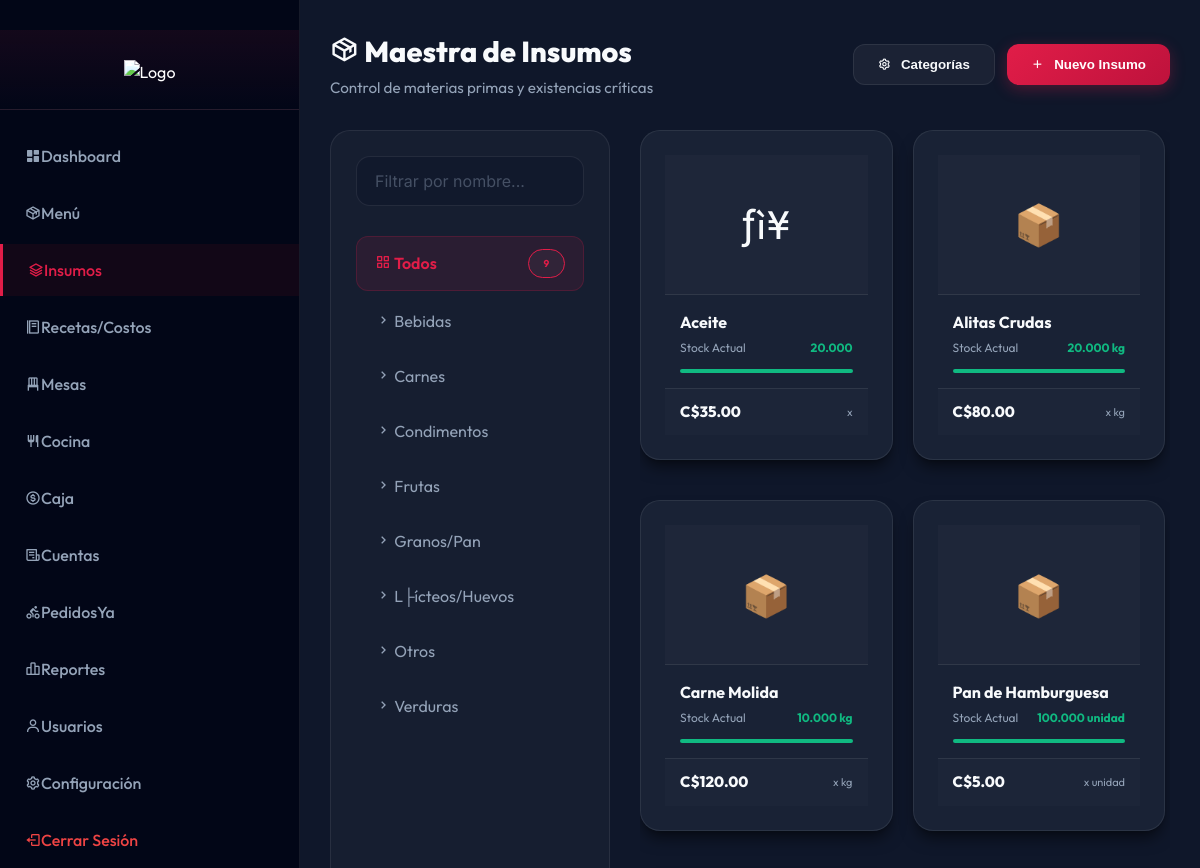
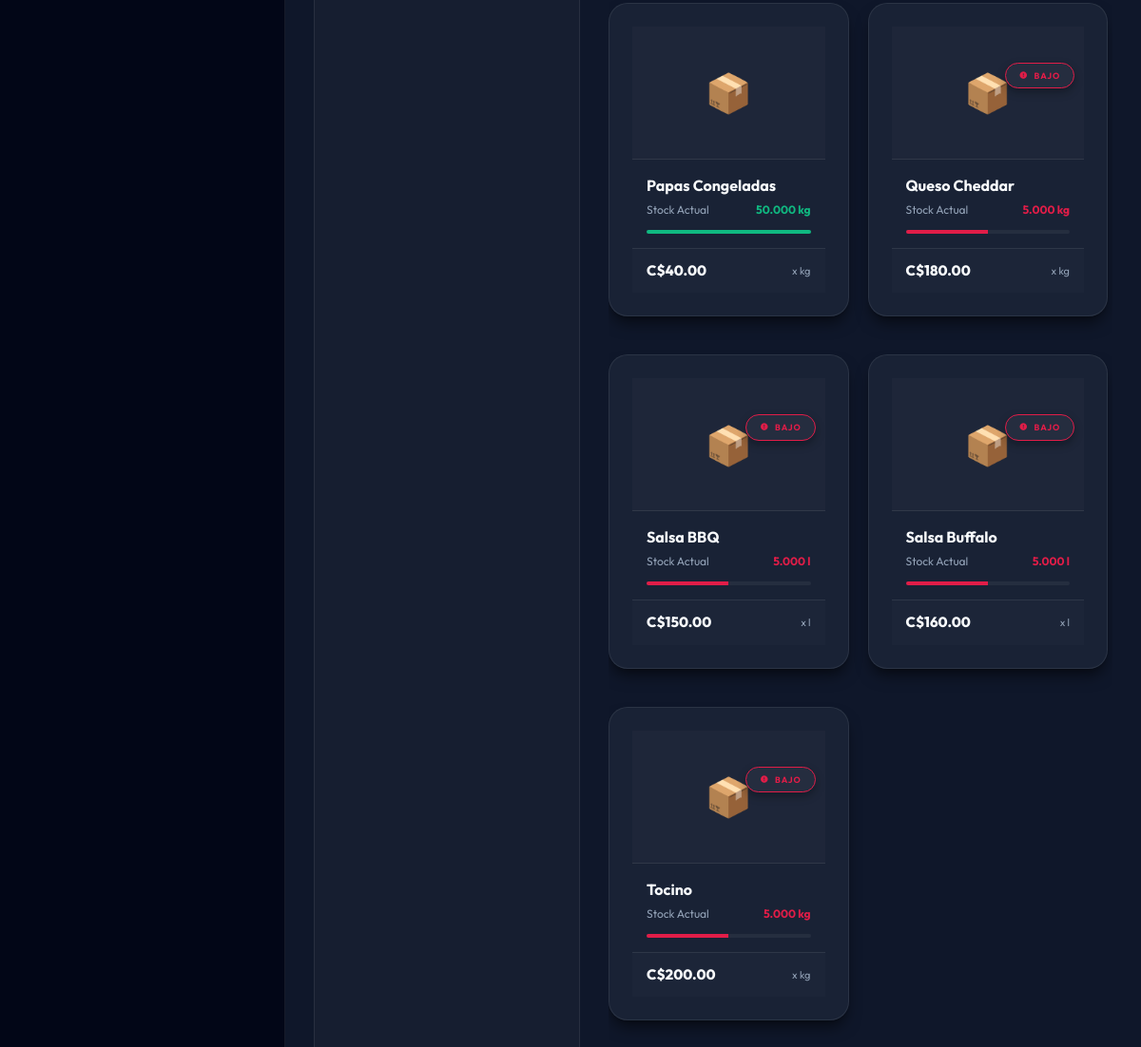
Page /inventario_insumos.php (signed in) on the committed database (2 pictures, top to bottom).
### tables this page shows
CREATE TABLE `ingredient_categories` (
  `id` int(11) NOT NULL AUTO_INCREMENT,
  `name` varchar(100) NOT NULL,
  `description` text DEFAULT NULL,
  PRIMARY KEY (`id`)
);

CREATE TABLE `ingredients` (
  `id` int(11) NOT NULL AUTO_INCREMENT,
  `name` varchar(100) NOT NULL,
  `icon` varchar(50) DEFAULT NULL,
  `image_url` varchar(255) DEFAULT NULL,
  `unit` enum('kg','g','l','ml','unidad') NOT NULL DEFAULT 'unidad',
  `cost` decimal(10,2) NOT NULL DEFAULT 0.00 COMMENT 'Cost per unit',
  `stock` decimal(10,3) NOT NULL DEFAULT 0.000,
  `min_stock` decimal(10,3) DEFAULT 5.000,
  `created_at` timestamp NOT NULL DEFAULT current_timestamp(),
  `category_id` int(11) DEFAULT NULL,
  PRIMARY KEY (`id`)
);

### inventario_insumos.php (the view, shortened to what this page needs)
<?php
require_once __DIR__ . '/includes/inventory_helper.php';
$stmt = $pdo->query("SELECT * FROM ingredient_categories ORDER BY name ASC");
$categories = $stmt->fetchAll(PDO::FETCH_ASSOC);
$stmt = $pdo->query("SELECT * FROM ingredients ORDER BY name ASC");
$ingredients = $stmt->fetchAll(PDO::FETCH_ASSOC);
include __DIR__ . '/includes/header.php';
?><div class="dashboard-wrapper">
    <?php include __DIR__ . '/includes/sidebar.php'; ?>
    <main class="main-content">
        <div class="fc-header" style="margin-bottom: 30px;">
            <div class="fc-header-left">
                <h1><i class='bx bx-package'></i> Maestra de Insumos</h1>
                <p>Control de materias primas y existencias críticas</p>
            </div>
            <div class="fc-header-right no-print">
                <div style="display: flex; gap: 12px;">
                    <button class="fc-btn fc-btn-outline" onclick="openCatManager()">
                        <i class='bx bx-cog'></i> Categorías
                    </button>
                    <button class="fc-btn fc-btn-primary" onclick="initNewIngredient()">
                        <i class='bx bx-plus'></i> Nuevo Insumo
                    </button>
                </div>
            </div>
        </div>
        <div class="inventory-container">
            <aside class="inventory-sidebar">
                <div style="margin-bottom: 10px;">
                    <input type="text" id="gridSearch" placeholder="Filtrar por nombre..." class="fc-input" onkeyup="filterGrid()">
                </div>
                <div class="category-list" style="display:flex; flex-direction:column; gap:5px;">
                    <div class="category-item active" onclick="filterCategory('all', this)">
                        <span><i class='bx bx-grid-alt'></i> Todos</span>
                        <span class="fc-badge fc-badge-outline" style="font-size: 10px;"><?= count($ingredients) ?></span>
                    </div>
                    <?php foreach ($categories as $cat): ?>
                        <div class="category-item" onclick="filterCategory(<?= $cat['id'] ?>, this)">
                            <span><i class='bx bx-chevron-right'></i> <?= htmlspecialchars($cat['name']) ?></span>
                        </div>
                    <?php endforeach; ?>
                </div>
            </aside>
            <div class="inventory-main">
                <div style="display: grid; grid-template-columns: repeat(auto-fill, minmax(220px, 1fr)); gap: 20px;" id="ingGrid">
                    <?php foreach ($ingredients as $ing): ?>
                        <?php
                        $isLow = $ing['stock'] <= $ing['min_stock'];
                        $isCritical = $ing['stock'] <= ($ing['min_stock'] / 2);
                        ?>
                        <div class="fc-card insumo-card" data-cat="<?= $ing['category_id'] ?>" data-name="<?= strtolower($ing['name']) ?>"
                             onclick='loadIngredient(<?= htmlspecialchars(json_encode($ing, JSON_HEX_APOS | JSON_HEX_QUOT), ENT_QUOTES, 'UTF-8') ?>)'>
                            <div class="insumo-image">
                                <?php if($isLow): ?>
                                    <div class="insumo-status">
                                        <span class="fc-badge <?= $isCritical ? 'fc-badge-primary' : 'fc-badge-outline' ?>" style="font-size: 9px; box-shadow: 0 4px 10px rgba(0,0,0,0.3);">
                                            <i class='bx bxs-error-circle'></i> <?= $isCritical ? 'CRÍTICO' : 'BAJO' ?>
                                        </span>
                                    </div>
                                <?php endif; ?>
                                <?php if ($ing['image_url']): ?>
                                    <img src="<?= htmlspecialchars($ing['image_url']) ?>">
                                <?php else: ?>
                                    <span><?= $ing['icon'] ?: '📦' ?></span>
                                <?php endif; ?>
                            </div>
                            <div class="insumo-content">
                                <div class="insumo-title"><?= htmlspecialchars($ing['name']) ?></div>
                                <div class="insumo-meta">
                                    <span>Stock Actual</span>
                                    <span style="color: <?= $isLow ? 'var(--fc-primary)' : '#10b981' ?>; font-weight: 700;">
                                        <?= $ing['stock'] ?> <?= $ing['unit'] ?>
                                    </span>
                                </div>
                                <div style="height: 4px; background: rgba(255,255,255,0.05); border-radius: 10px; overflow: hidden;">
                                    <?php
                                    $perc = min(100, ($ing['stock'] / (max($ing['min_stock'] * 2, 1))) * 100);
                                    $barColor = $isLow ? 'var(--fc-primary)' : '#10b981';
                                    ?>
                                    <div style="width: <?= $perc ?>%; height: 100%; background: <?= $barColor ?>; transition: width 0.3s;"></div>
                                </div>
                            </div>
                            <div class="insumo-footer">
                                <div class="insumo-price">C$<?= number_format($ing['cost'], 2) ?></div>
                                <div style="font-size: 11px; color: var(--fc-text-sec);">x <?= $ing['unit'] ?></div>
                            </div>
                        </div>
                    <?php endforeach; ?>
                </div>
            </div>
        </div>
    </main>
</div>
<?php include __DIR__ . '/includes/footer.php'; ?>

### assets/css/style.css (style rules this page uses)
:root { --primary: #e11d48; --primary-dark: #be123c; --secondary: #4c1d95; --accent: #f43f5e; --success: #10b981; --danger: #ef4444; --bg-primary: #0f172a; --bg-secondary: #020617; --bg-card: rgba(30, 41, 59, 0.7); --text-primary: #f8fafc; --text-secondary: #94a3b8; --border-color: rgba(255, 255, 255, 0.05); --shadow: 0 10px 30px rgba(0, 0, 0, 0.4); }
* { margin: 0; padding: 0; box-sizing: border-box; }
body { font-family: "Inter", -apple-system, BlinkMacSystemFont, "Segoe UI", sans-serif; background: var(--bg-primary); color: var(--text-primary); line-height: 1.6; overflow-x: hidden; }
.dashboard-wrapper { display: flex; min-height: 100vh; }
.main-content { flex: 1; margin-left: 260px; padding: 30px; background: var(--bg-primary); }
* { scrollbar-width: thin; scrollbar-color: transparent transparent; transition: scrollbar-color 0.3s ease; }

### assets/css/foodcorp-theme.css (style rules this page uses)
:root { --fc-primary: #e11d48; --fc-primary-hover: #fb7185; --fc-bg-main: #0f172a; --fc-bg-deep: #020617; --fc-card-bg: rgba(30, 41, 59, 0.7); --fc-text-main: #f8fafc; --fc-text-sec: #94a3b8; --fc-border: rgba(255, 255, 255, 0.08); --fc-success: #10b981; --fc-warning: #f59e0b; --fc-danger: #ef4444; --fc-sidebar-w: 300px; --fc-sidebar-collapsed-w: 80px; --fc-detail-w: 420px; --fc-header-h: 70px; --fc-glass-blur: blur(12px); --fc-shadow-lg: 0 10px 15px -3px rgba(0, 0, 0, 0.5), 0 4px 6px -4px rgba(0, 0, 0, 0.3); }
* { margin: 0; padding: 0; box-sizing: border-box; }
body { background-color: var(--fc-bg-main); color: var(--fc-text-main); font-family: 'Outfit', 'Inter', sans-serif; line-height: 1.5; -webkit-font-smoothing: antialiased; overflow-x: hidden; }
.dashboard-wrapper { display: flex; min-height: 100vh; }
.main-content { flex: 1; margin-left: var(--fc-sidebar-w); padding: 30px; transition: margin-left 0.3s ease; }
.fc-card { background: var(--fc-card-bg); backdrop-filter: var(--fc-glass-blur); -webkit-backdrop-filter: var(--fc-glass-blur); border: 1px solid var(--fc-border); border-radius: 20px; box-shadow: var(--fc-shadow-lg); padding: 24px; transition: transform 0.2s ease, box-shadow 0.2s ease; margin-bottom: 20px; }
.fc-input { background: rgba(15, 23, 42, 0.6); border: 1px solid var(--fc-border); border-radius: 14px; padding: 14px 18px; color: var(--fc-text-main); font-family: 'Inter', sans-serif; font-size: 1rem; transition: all 0.3s ease; width: 100%; outline: none; }
.fc-input::placeholder { color: rgba(148, 163, 184, 0.4); }
.fc-badge { padding: 6px 14px; border-radius: 50px; font-size: 0.72rem; font-weight: 700; text-transform: uppercase; letter-spacing: 0.8px; display: inline-flex; align-items: center; gap: 6px; }
.fc-badge-outline { background: rgba(255, 255, 255, 0.03); border: 1px solid var(--fc-primary); color: var(--fc-primary); }
.fc-btn { padding: 12px 24px; border-radius: 12px; border: none; font-weight: 600; cursor: pointer; transition: all 0.2s cubic-bezier(0.175, 0.885, 0.32, 1.275); display: inline-flex; align-items: center; justify-content: center; gap: 10px; text-decoration: none; }
.fc-btn-primary { background: linear-gradient(135deg, var(--fc-primary) 0%, #be123c 100%); color: white; box-shadow: 0 4px 15px rgba(225, 29, 72, 0.3); }
.fc-btn-outline { background: rgba(255, 255, 255, 0.05); border: 1px solid var(--fc-border); color: var(--fc-text-main); }
.fc-header { display: flex; justify-content: space-between; align-items: center; margin-bottom: 30px; }
.fc-header-left h1 { font-size: 1.8rem; font-weight: 800; margin-bottom: 4px; }
.fc-header-left p { color: var(--fc-text-sec); font-size: 0.95rem; }

### rows in the picture
ingredient_categories: name "Bebidas"
ingredient_categories: name "Carnes"
ingredient_categories: name "Condimentos"
ingredient_categories: name "Frutas"
ingredient_categories: name "Granos/Pan"
ingredient_categories: name "L├ícteos/Huevos"
ingredient_categories: name "Otros"
ingredient_categories: name "Verduras"
ingredients: icon "­ƒì¥", name "Aceite", stock "20.000", min_stock 5 (drawn), cost "35.00"
ingredients: icon "📦", name "Alitas Crudas", stock "20.000", unit "kg", min_stock 5 (drawn), cost "80.00"
ingredients: icon "📦", name "Carne Molida", stock "10.000", unit "kg", min_stock 5 (drawn), cost "120.00"
ingredients: icon "📦", name "Pan de Hamburguesa", stock "100.000", unit "unidad", min_stock 5 (drawn), cost "5.00"
ingredients: icon "📦", name "Papas Congeladas", stock "50.000", unit "kg", min_stock 5 (drawn), cost "40.00"
ingredients: min_stock 5 (drawn), icon "📦", name "Queso Cheddar", stock "5.000", unit "kg", cost "180.00"
ingredients: min_stock 5 (drawn), icon "📦", name "Salsa BBQ", stock "5.000", unit "l", cost "150.00"
ingredients: min_stock 5 (drawn), icon "📦", name "Salsa Buffalo", stock "5.000", unit "l", cost "160.00"
ingredients: min_stock 5 (drawn), icon "📦", name "Tocino", stock "5.000", unit "kg", cost "200.00"

### other values in the picture
count($ingredients) "9"
